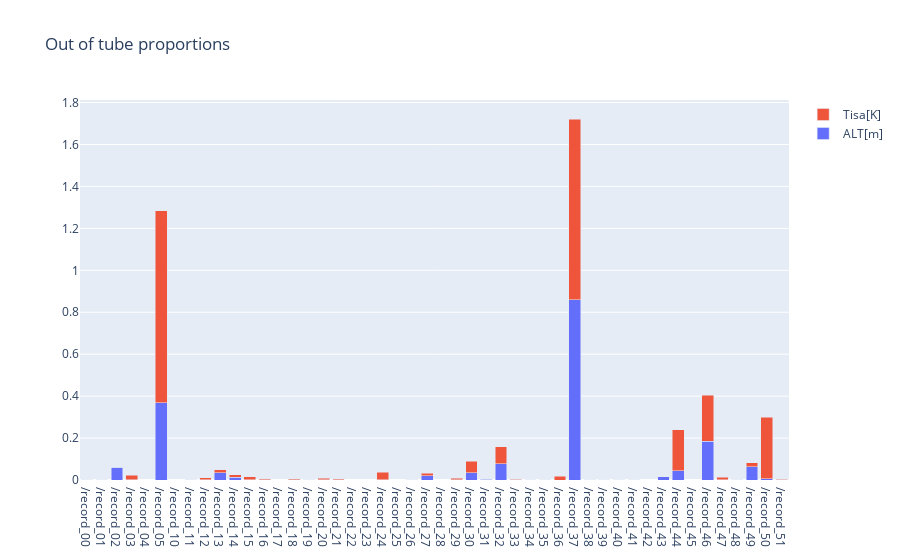

Notebook code cell kept with this figure:
### Markdown cell above
Le cas des longueurs d'intervalles vides pose encore des problème. Si c'est le cas c'est que les instants sont mal calculés, mais cela peut toujours arriver.

### Code cell
T.plot_scores()

### Figure 1 — Plotly figure (JSON) as saved in the notebook; plotly's stock layout.template omitted (floating-point values rounded to 4 significant figures)
{"data": [{"name": "ALT[m]", "type": "bar", "x": ["/record_00", "/record_01", "/record_02", "/record_03", "/record_04", "/record_05", "/record_10", "/record_11", "/record_12", "/record_13", "/record_14", "/record_15", "/record_16", "/record_17", "/record_18", "/record_19", "/record_20", "/record_21", "/record_22", "/record_23", "/record_24", "/record_25", "/record_26", "/record_27", "/record_28", "/record_29", "/record_30", "/record_31", "/record_32", "/record_33", "/record_34", "/record_35", "/record_36", "/record_37", "/record_38", "/record_39", "/record_40", "/record_41", "/record_42", "/record_43", "/record_44", "/record_45", "/record_46", "/record_47", "/record_48", "/record_49", "/record_50", "/record_51"], "y": [0.0002763, 0.0009132, 0.06006, 0.0009302, 0, 0.3688, 0, 0.0002946, 0.0004174, 0.03567, 0.01421, 0.001107, 0.001491, 0, 0.001516, 0.0003011, 0.001176, 0.001951, 0, 0, 0.00101, 0, 0.0005116, 0.0208, 0, 0.00172, 0.03506, 0.003563, 0.07801, 0.0004669, 0.0006627, 0.0006885, 0, 0.8603, 0.001143, 0.0002732, 0.0004452, 0.0008502, null, 0.01528, 0.04371, 0, 0.1852, 0.0009879, 0.000341, 0.0628, 0.004862, 0.0002006]}, {"name": "Tisa[K]", "type": "bar", "x": ["/record_00", "/record_01", "/record_02", "/record_03", "/record_04", "/record_05", "/record_10", "/record_11", "/record_12", "/record_13", "/record_14", "/record_15", "/record_16", "/record_17", "/record_18", "/record_19", "/record_20", "/record_21", "/record_22", "/record_23", "/record_24", "/record_25", "/record_26", "/record_27", "/record_28", "/record_29", "/record_30", "/record_31", "/record_32", "/record_33", "/record_34", "/record_35", "/record_36", "/record_37", "/record_38", "/record_39", "/record_40", "/record_41", "/record_42", "/record_43", "/record_44", "/record_45", "/record_46", "/record_47", "/record_48", "/record_49", "/record_50", "/record_51"], "y": [0.0005526, 0.0009132, 0.0006494, 0.02279, 0, 0.9149, 0, 0.0002946, 0.01085, 0.0125, 0.01079, 0.01494, 0.004174, 0, 0.00379, 0.0003011, 0.007053, 0.005202, 0, 0, 0.03688, 0, 0.0005116, 0.0104, 0, 0.006019, 0.05535, 0.003563, 0.08121, 0.002023, 0.0006627, 0.0006885, 0.01798, 0.8613, 0.001143, 0.0002732, 0.0004452, 0.0004251, null, 0, 0.1959, 0, 0.2196, 0.01309, 0.0005115, 0.01924, 0.295, 0.004213]}], "layout": {"barmode": "stack", "title": {"text": "Out of tube proportions"}}}
